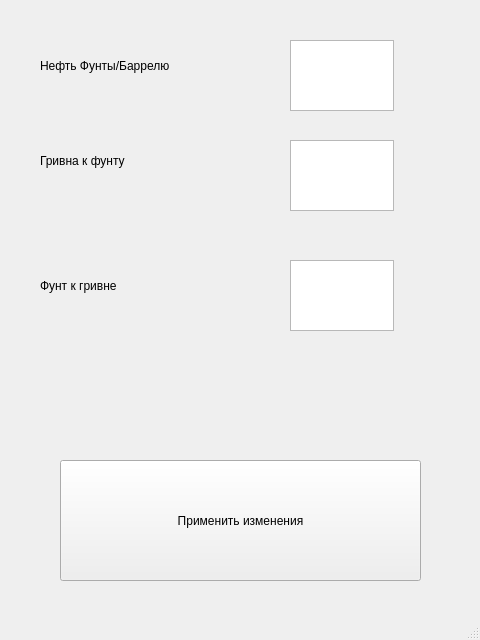
<?xml version="1.0" encoding="UTF-8"?>
<ui version="4.0">
 <class>MainWindow</class>
 <widget class="QMainWindow" name="MainWindow">
  <property name="geometry">
   <rect>
    <x>0</x>
    <y>0</y>
    <width>480</width>
    <height>640</height>
   </rect>
  </property>
  <property name="windowTitle">
   <string>MainWindow</string>
  </property>
  <widget class="QWidget" name="centralwidget">
   <widget class="QLabel" name="label">
    <property name="geometry">
     <rect>
      <x>40</x>
      <y>40</y>
      <width>191</width>
      <height>51</height>
     </rect>
    </property>
    <property name="text">
     <string>Нефть Фунты/Баррелю</string>
    </property>
   </widget>
   <widget class="QLabel" name="label_2">
    <property name="geometry">
     <rect>
      <x>40</x>
      <y>130</y>
      <width>191</width>
      <height>61</height>
     </rect>
    </property>
    <property name="text">
     <string>Гривна к фунту</string>
    </property>
   </widget>
   <widget class="QLabel" name="label_3">
    <property name="geometry">
     <rect>
      <x>40</x>
      <y>250</y>
      <width>191</width>
      <height>71</height>
     </rect>
    </property>
    <property name="text">
     <string>Фунт к гривне</string>
    </property>
   </widget>
   <widget class="QPushButton" name="pushButton">
    <property name="geometry">
     <rect>
      <x>60</x>
      <y>460</y>
      <width>361</width>
      <height>121</height>
     </rect>
    </property>
    <property name="text">
     <string>Применить изменения</string>
    </property>
   </widget>
   <widget class="QTextEdit" name="textEdit">
    <property name="geometry">
     <rect>
      <x>290</x>
      <y>40</y>
      <width>104</width>
      <height>71</height>
     </rect>
    </property>
   </widget>
   <widget class="QTextEdit" name="textEdit_2">
    <property name="geometry">
     <rect>
      <x>290</x>
      <y>140</y>
      <width>104</width>
      <height>71</height>
     </rect>
    </property>
   </widget>
   <widget class="QTextEdit" name="textEdit_3">
    <property name="geometry">
     <rect>
      <x>290</x>
      <y>260</y>
      <width>104</width>
      <height>71</height>
     </rect>
    </property>
   </widget>
  </widget>
  <widget class="QMenuBar" name="menubar">
   <property name="geometry">
    <rect>
     <x>0</x>
     <y>0</y>
     <width>480</width>
     <height>22</height>
    </rect>
   </property>
  </widget>
  <widget class="QStatusBar" name="statusbar"/>
 </widget>
 <resources/>
 <connections/>
</ui>
